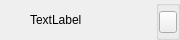
<?xml version="1.0" encoding="UTF-8"?>
<ui version="4.0">
 <class>C_OgeWiDashboardTab</class>
 <widget class="QWidget" name="C_OgeWiDashboardTab">
  <property name="geometry">
   <rect>
    <x>0</x>
    <y>0</y>
    <width>180</width>
    <height>40</height>
   </rect>
  </property>
  <property name="minimumSize">
   <size>
    <width>0</width>
    <height>40</height>
   </size>
  </property>
  <property name="maximumSize">
   <size>
    <width>16777215</width>
    <height>40</height>
   </size>
  </property>
  <property name="windowTitle">
   <string>Form</string>
  </property>
  <layout class="QHBoxLayout" name="horizontalLayout" stretch="0,1,0,0">
   <property name="spacing">
    <number>0</number>
   </property>
   <property name="leftMargin">
    <number>0</number>
   </property>
   <property name="topMargin">
    <number>0</number>
   </property>
   <property name="rightMargin">
    <number>0</number>
   </property>
   <property name="bottomMargin">
    <number>0</number>
   </property>
   <item>
    <spacer name="pc_HorizontalSpacer1">
     <property name="orientation">
      <enum>Qt::Horizontal</enum>
     </property>
     <property name="sizeHint" stdset="0">
      <size>
       <width>30</width>
       <height>1</height>
      </size>
     </property>
    </spacer>
   </item>
   <item>
    <widget class="stw_opensyde_gui_elements::C_OgeLabDashboardTab" name="pc_LabelName">
     <property name="text">
      <string>TextLabel</string>
     </property>
    </widget>
   </item>
   <item>
    <spacer name="pc_HorizontalSpacer2">
     <property name="orientation">
      <enum>Qt::Horizontal</enum>
     </property>
     <property name="sizeHint" stdset="0">
      <size>
       <width>6</width>
       <height>1</height>
      </size>
     </property>
    </spacer>
   </item>
   <item>
    <widget class="stw_opensyde_gui_elements::C_OgeGbxTransparent" name="groupBox">
     <property name="minimumSize">
      <size>
       <width>24</width>
       <height>0</height>
      </size>
     </property>
     <property name="maximumSize">
      <size>
       <width>24</width>
       <height>16777215</height>
      </size>
     </property>
     <property name="title">
      <string/>
     </property>
     <layout class="QVBoxLayout" name="verticalLayout">
      <property name="spacing">
       <number>0</number>
      </property>
      <property name="leftMargin">
       <number>0</number>
      </property>
      <property name="topMargin">
       <number>0</number>
      </property>
      <property name="rightMargin">
       <number>0</number>
      </property>
      <property name="bottomMargin">
       <number>0</number>
      </property>
      <item>
       <spacer name="horizontalSpacer">
        <property name="orientation">
         <enum>Qt::Horizontal</enum>
        </property>
        <property name="sizeHint" stdset="0">
         <size>
          <width>24</width>
          <height>5</height>
         </size>
        </property>
       </spacer>
      </item>
      <item>
       <widget class="stw_opensyde_gui_elements::C_OgePubTabClose" name="pc_PushButtonClose">
        <property name="text">
         <string/>
        </property>
       </widget>
      </item>
      <item>
       <spacer name="horizontalSpacer_2">
        <property name="orientation">
         <enum>Qt::Horizontal</enum>
        </property>
        <property name="sizeHint" stdset="0">
         <size>
          <width>24</width>
          <height>3</height>
         </size>
        </property>
       </spacer>
      </item>
     </layout>
    </widget>
   </item>
  </layout>
 </widget>
 <customwidgets>
  <customwidget>
   <class>stw_opensyde_gui_elements::C_OgeGbxTransparent</class>
   <extends>QGroupBox</extends>
   <header>C_OgeGbxTransparent.h</header>
   <container>1</container>
  </customwidget>
  <customwidget>
   <class>stw_opensyde_gui_elements::C_OgeLabDashboardTab</class>
   <extends>QLabel</extends>
   <header>C_OgeLabDashboardTab.h</header>
  </customwidget>
  <customwidget>
   <class>stw_opensyde_gui_elements::C_OgePubTabClose</class>
   <extends>QPushButton</extends>
   <header>C_OgePubTabClose.h</header>
  </customwidget>
 </customwidgets>
 <resources/>
 <connections/>
</ui>
